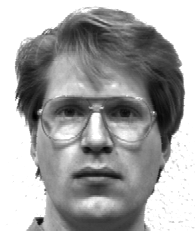
#> input picture Yale_Face_Database/Testing/subject01.glasses.pgm, 195 x 231 px; its folder holds 4 pictures in this run
$ python readdata.py
#> lines starting #> are read from the running program, lines starting #| are printed output that depends on the picture
import numpy as np
import matplotlib.image as mpimg
import os
import matplotlib.pyplot as plt

def read_images(images_dir):
    images = np.array([mpimg.imread(images_dir+str(file)).reshape(-1)
                       for file in os.listdir(images_dir) if file.endswith(".pgm")])
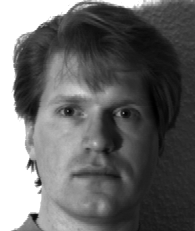
#> input picture Yale_Face_Database/Testing/subject01.leftlight.pgm, 195 x 231 px
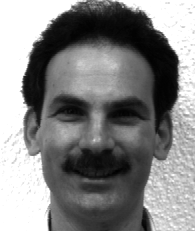
#> input picture Yale_Face_Database/Testing/subject02.happy.pgm, 195 x 231 px
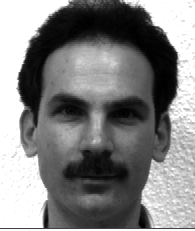
#> input picture Yale_Face_Database/Testing/subject02.noglasses.pgm, 195 x 231 px
    labels = []
    for file in os.listdir(images_dir):
        labels.append(int(file[7:9]))

    return images, labels

def read_images_inorder(path):
    ff = []
    for file in os.listdir(path):
        ff.append(file)
    images = np.array([mpimg.imread(path+str(file)).reshape(-1) for file in sorted(ff)])
    labels = []
    for file in sorted(ff):
        labels.append(int(file[7:9]))
    return images, labels

if __name__ == '__main__':
    images, labels = read_images('../Yale_Face_Database/Testing/')
#> labels = [1, 1, 2, 2]
    print(labels)
#| [1, 1, 2, 2]
    testimages = read_images_inorder('../Yale_Face_Database/Testing/')
#> the loop in read_images_inorder, `for file in sorted(ff):` made 4 passes
#> file on passes 1 to 4: 'subject01.glasses.pgm', 'subject01.leftlight.pgm', 'subject02.happy.pgm', 'subject02.noglasses.pgm'
#> (the run stopped early here; a loop or call above may not have finished)
